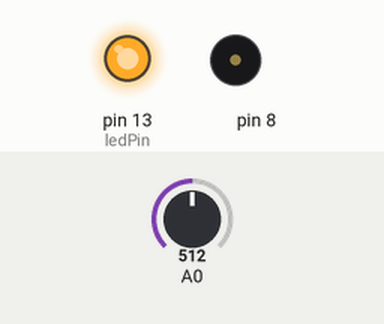
Simulated run of this sketch. Board: Arduino Uno, built with avr-gcc and run on an emulated ATmega328P. On the bench: output pins drawn as LEDs (lit = HIGH), buzzer (waves = sounding). The inputs (shaded band) are chosen by the test bench; at power-on: A0 = 512.

Above: at 0.1 s.
At 5.1 s:
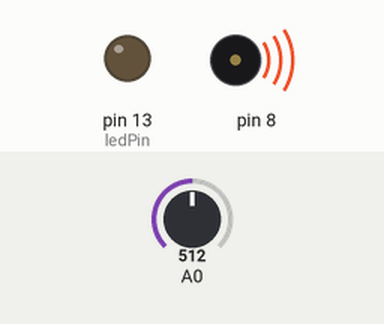
Timing chart, 0 to 6.6 s (numbered marks = the images above):
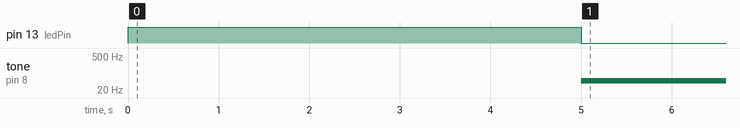

The sketch:

Sketch9.ino
```cpp
/*
 Name:		Sketch9.ino
 Created:	7/28/2020 12:33:41 PM
 Author:	Janie
*/
#pragma region Variables
int sensorValue, sensorLOW = 1023, sensorHIGH = 0;
const int ledPin = 13;
#pragma endregion

// the setup function runs once when you press reset or power the board
void setup() {
	pinMode(ledPin, OUTPUT);
	digitalWrite(ledPin, HIGH);

	while (millis() < 5000)
	{
		sensorValue = analogRead(A0);
		if (sensorValue > sensorHIGH)
		{
			sensorHIGH = sensorValue;
		}
		if (sensorValue<sensorLOW)
		{
			sensorLOW = sensorValue;
		}
	}
	digitalWrite(ledPin, LOW);
}

// the loop function runs over and over again until power down or reset
void loop() {
	sensorValue = analogRead(A0);
	int pitch = map(sensorValue, sensorLOW, sensorHIGH, 50, 4000);

	tone(8, pitch, 20);
	delay(10);
}
```

Measured:
- by itself, tone on pin 8: silent → 49 Hz at 5.0 s
